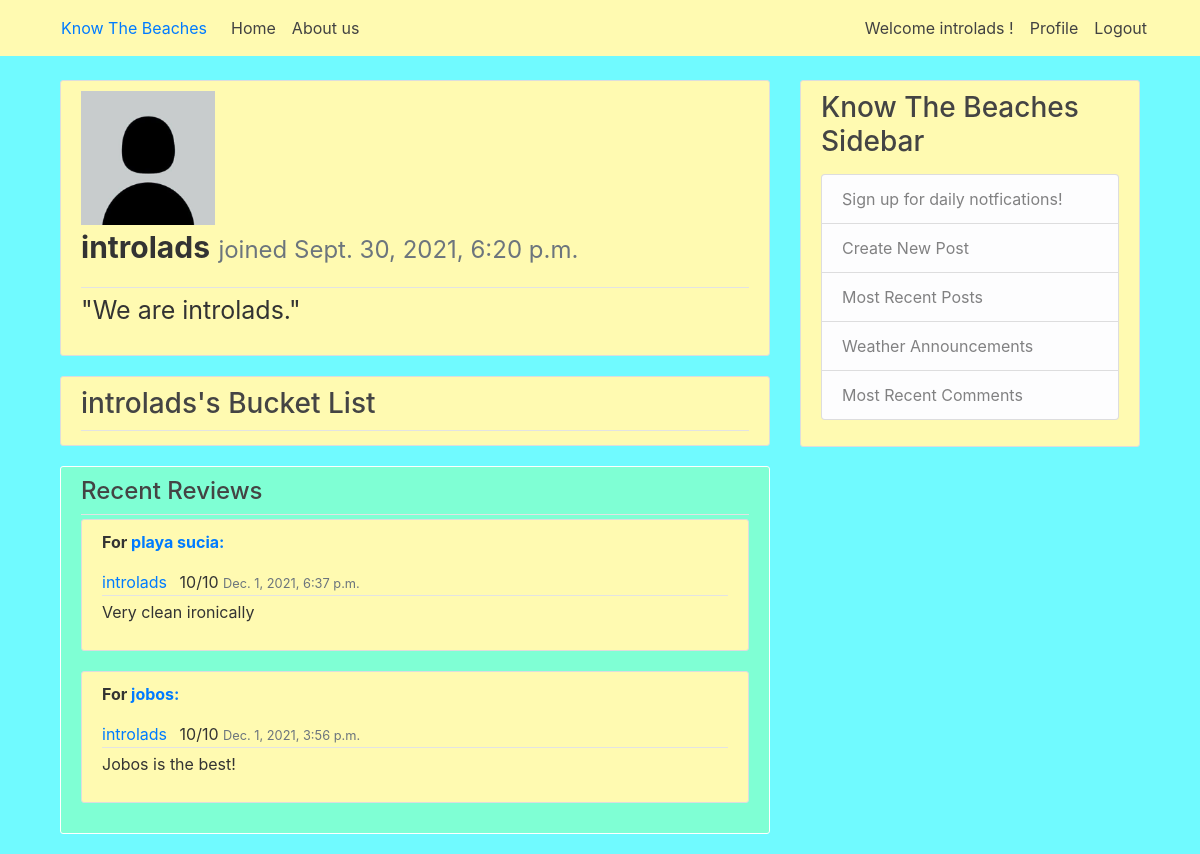
Screenshot of /profile/introlads/ (signed in) with the database file from the repository.
### beach/models.py (models this page shows, shortened)
class Profile(models.Model):
    img = models.ImageField(upload_to='profile_pic', null = True)
    date_created = models.DateTimeField(default = timezone.now)
    user = models.ForeignKey(User, on_delete = models.CASCADE)
    bio = models.TextField(max_length=500, blank = True)
    bucketList = models.TextField(max_length=1000, blank = True)
    region = models.CharField(max_length = 2, choices=CHOICE_REGIONS) # N, NE, E, SE, S, SW, W, NW

class Rating(models.Model):
    date_posted = models.DateTimeField(default = timezone.now)
    overall = models.PositiveIntegerField(null = True, default=10, choices=CHOICE_NUM)
    swim = models.PositiveIntegerField(blank = True, null=True, choices=CHOICE_NUM)
    dive = models.PositiveIntegerField(blank= True, null = True, choices=CHOICE_NUM)
    surf = models.PositiveIntegerField(blank= True, null = True, choices=CHOICE_NUM)
    lounge = models.PositiveIntegerField(blank= True, null = True, choices=CHOICE_NUM)
    boat = models.PositiveIntegerField(blank= True, null = True, choices=CHOICE_NUM)
    isClean = models.PositiveIntegerField(blank= True, null = True, choices=CHOICE_NUM)
    safety = models.PositiveIntegerField(blank= True, null = True, choices=CHOICE_NUM)
    lifeguard = models.CharField(max_length = 3, choices=CHOICE_AVAILABLE, default='No', null = True)
    author = models.ForeignKey(User, on_delete = models.CASCADE, null = True)
    beach = models.ForeignKey(Beach, on_delete = models.CASCADE, null= True)

class Beach(models.Model):
    name = models.CharField(max_length = 60)
    img = models.ImageField(upload_to='beach_pic', null = True)
    region = models.CharField(max_length = 2, choices=CHOICE_REGIONS) # N, NE, E, SE, S, SW, W, NW
    overallRating = models.DecimalField(max_digits=3, decimal_places=1, null = True, default=0)
    swimRating = models.DecimalField(max_digits=3, decimal_places=1, null = True, default=0)
    diveRating = models.DecimalField(max_digits=3, decimal_places=1, null = True, default=0)
    surfRating = models.DecimalField(max_digits=3, decimal_places=1, null = True, default=0)
    loungeRating = models.DecimalField(max_digits=3, decimal_places=1, null = True, default=0)
    boatRating = models.DecimalField(max_digits=3, decimal_places=1, null = True, default=0)
    isCleanRating = models.DecimalField(max_digits=3, decimal_places=1, null = True, default=0)
    safetyRating = models.DecimalField(max_digits=3, decimal_places=1, null = True, default=0)
    lifeguardRating = models.CharField(max_length = 3, choices=CHOICE_AVAILABLE, default= 'No')
    def __str__(self):
        return self.name

### userProfile/views.py (the view)
# urls.py: path('profile/', include('userProfile.urls'), name = 'profile'),
def userProfile(request, username='jeremy'): #if profile ID doesn't exist we must redirect to the login page.
    bListString = Profile.objects.get(user__username=username).bucketList
    bList = bListString.rsplit(",")
    recentComments = {}
    ratings = Rating.objects.filter(author__username=username).order_by('-date_posted')[:5]
    comments = Comment.objects.filter(author__username=username).order_by('-date_posted')[:5]
    i=0
    for comment in comments:
        recentComments[ratings[i].id] = comment.content
        i += 1
    context = {
        'profile': Profile.objects.filter(user__username=username)[0],
        'bucketList': Beach.objects.filter(name__in=bList),
        'recentRatings': ratings,
        'recentComments': recentComments
    }
    return render(request, 'userProfile/userProfile.html', context)

### templates/userProfile/userProfile.html (shortened to what this page needs)
{% extends "base.html" %}
{% block content %}
    <div>
    <article class="media content-section">
      <article class="media-body">
        <article class="article-metadata">
          <img src="{{profile.img.url}}" alt="image not found" width="20%">
          <p style="font-size: 30px;"><b>{{profile.user.username}}</b> <small class="text-muted">joined {{profile.date_created}}</small></p>
        </article>
        <p style="font-size: 25px;">"{{profile.bio}}"</p>
      </article>
    </article>
    </div>
    <div>
      <article class="media content-section">
        <div class="media-body">
          <div class="article-metadata">
            <h3>{{profile.user.username}}'s Bucket List</h3>
          </div>
        </div>
      </article>
    </div>
    <article class="media content-section" style="background-color: aquamarine; border-color: white;">
      <div class="media-body">
        <div class="article-metadata">
          <h4>Recent Reviews</h4>
        </div>
          {% for rating in recentRatings %}
            <article class="media content-section">
              <div class="media-body">
                <div class="article-metadata">
                  <p><b>For <a class="mr-2" href="">{{rating.beach}}:</a></b></p>
                  <a class="mr-2" href="">{{profile.user.username}}</a>
                  <a>{{rating.overall}}/10</a>
                  <small class="text-muted">{{rating.date_posted}}</small>
                </div>
                <p class="article-content"> {{ recentComments | get:rating.id }}</p>
              </div>
            </article>
          {% endfor %}
      </div>
    </article>
{% endblock content %}

### templates/base.html (shortened to what this page needs)
{% load static %}
<!doctype html>
<html lang="en">
  <head>
    <link rel="stylesheet" href="https://maxcdn.bootstrapcdn.com/bootstrap/4.0.0/css/bootstrap.min.css">
    <link rel="stylesheet" type = "text/css" href="{% static 'beach/main.css'%}">
  </head>
  <body>
    <header class="site-header">
        <nav class="navbar navbar-expand-md navbar-dark bg-steel fixed-top">
          <div class="container">
            <a class="nav-item nav-link" href="/">Know The Beaches</a>
            <div class="collapse navbar-collapse" id="navbarToggle">
              <div class="navbar-nav mr-auto">
                <a class="nav-item nav-link" href="/">Home</a>
                <a class="nav-item nav-link" href="/about">About us</a>
              </div>
              <div class="navbar-nav">
                {% if user.is_authenticated %}
                  <a class="nav-item nav-link"> Welcome {{ user.username }} !</a>
                  <a class="nav-item nav-link" href="{% url 'profile' user.username %}">Profile</a>
                  <a class="nav-item nav-link" href="{% url 'logout' %}">Logout</a>
                {% else %}
                  <a class="nav-item nav-link" href="{% url 'login' %}">Login</a>
                  <a class="nav-item nav-link" href="{% url 'register' %}">Register</a>
                {% endif %}
              </div>
            </div>
          </div>
        </nav>
      </header>
      <div class = "container">
        <main role="main" class="container">
            <div class="row">
              <div class="col-md-8">
                {% block content %}{% endblock %}
              </div>
              <div class="col-md-4">
                <div class="content-section">
                  <h3>Know The Beaches Sidebar</h3>
                  <p class='text-muted'>
                    <ul class="list-group">
                      <li class="list-group-item list-group-item-light">Sign up for daily notfications!</li>
                      <li class="list-group-item list-group-item-light">Create New Post</li>
                      <li class="list-group-item list-group-item-light"> Most Recent Posts</li>
                      <li class="list-group-item list-group-item-light">Weather Announcements</li>
                      <li class="list-group-item list-group-item-light">Most Recent Comments</li>
                    </ul>
                  </p>
                </div>
              </div>
            </div>
          </main>
      </div>
  </body>
</html>

### beach/static/beach/main.css (style rules this page uses)
body { background: #70faff; color: #333333; margin-top: 5rem; }
h1, h2, h3, h4, h5, h6 { color: #444444; }
ul { margin: 0; }
.bg-steel { background-color: #fffab1; }
.site-header .navbar-nav .nav-link { color: #424242; }
.content-section { background: #fffab1; padding: 10px 20px; border: 1px solid #dddddd; border-radius: 3px; margin-bottom: 20px; }
.article-content { white-space: pre-line; }
.article-metadata { padding-bottom: 1px; margin-bottom: 4px; border-bottom: 1px solid #e3e3e3 }

### rows the page displays
Profile: img (placeholder picture), user.username "introlads", date_created "Sept. 30, 2021, 6:20 p.m.", bio "We are introlads."
Rating: beach "playa sucia", overall "10", date_posted "Dec. 1, 2021, 6:37 p.m.", id "Very clean ironically"
Rating: beach "jobos", overall "10", date_posted "Dec. 1, 2021, 3:56 p.m.", id "Jobos is the best!"

### other values shown
{{ user.username }} "introlads"
